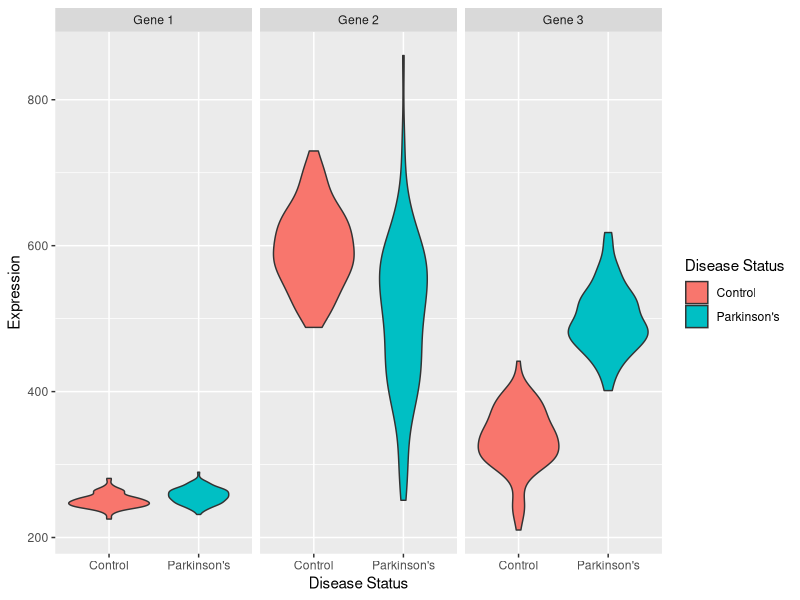
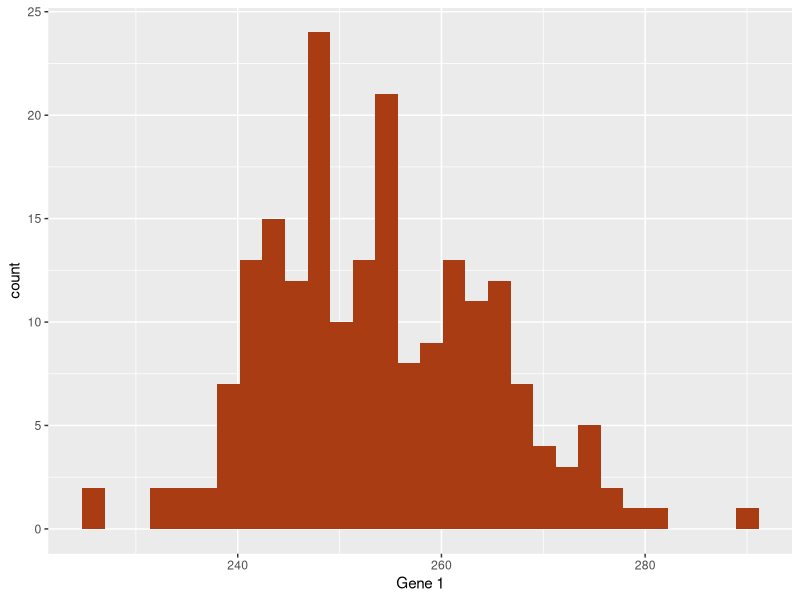
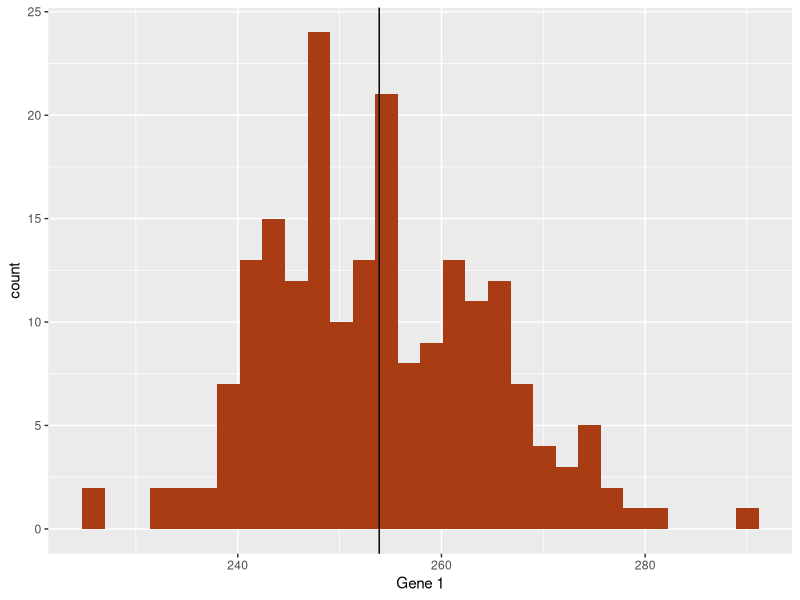
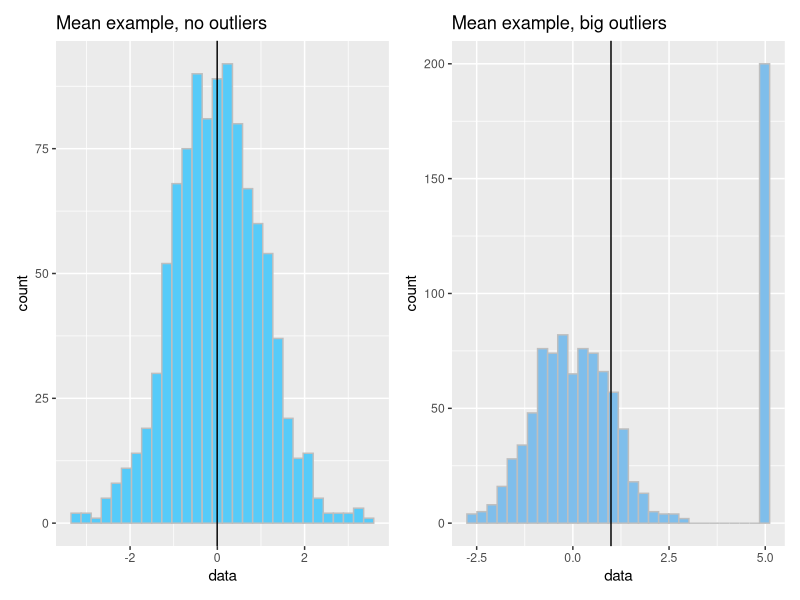
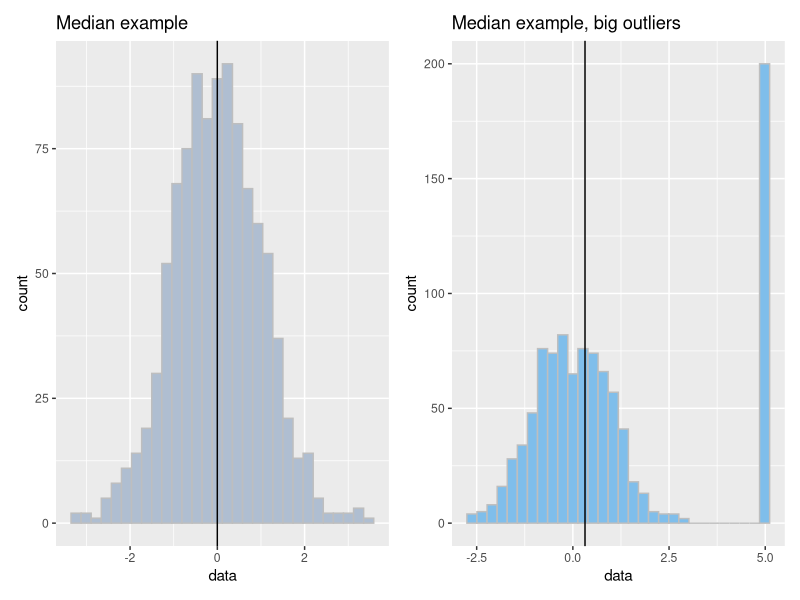
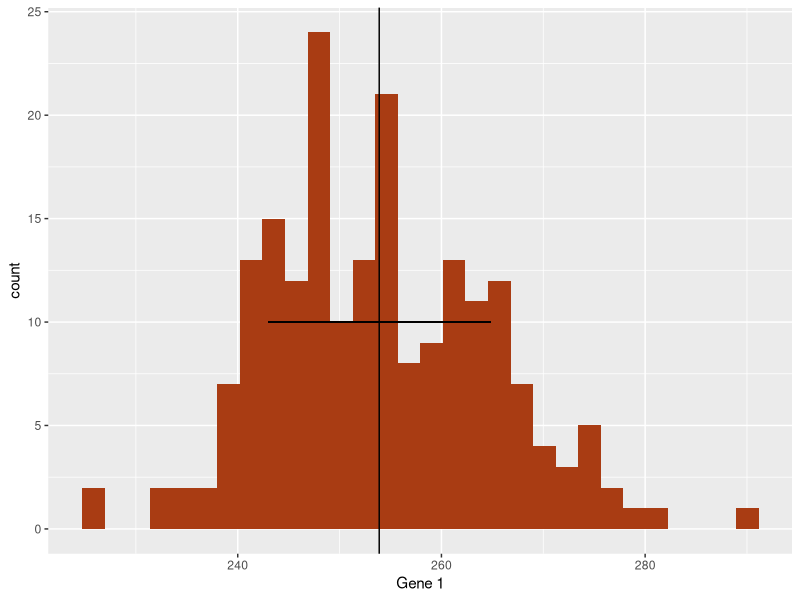
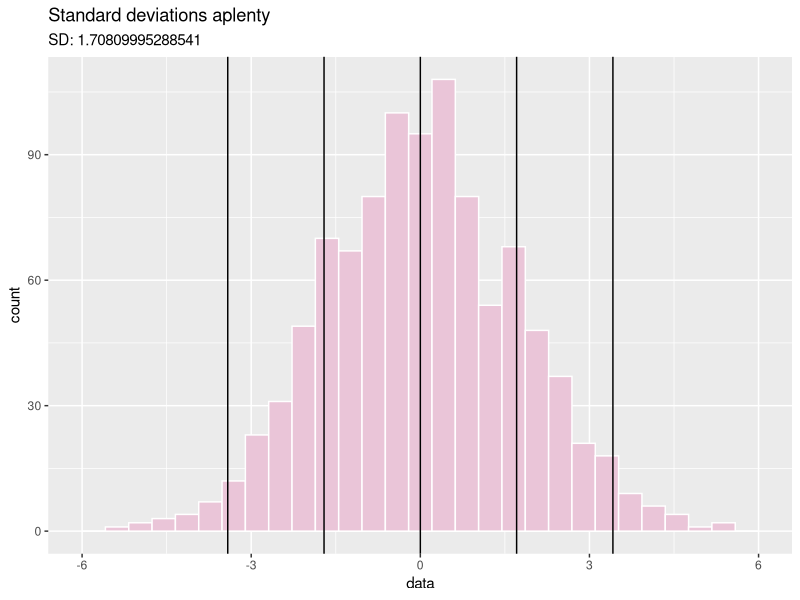
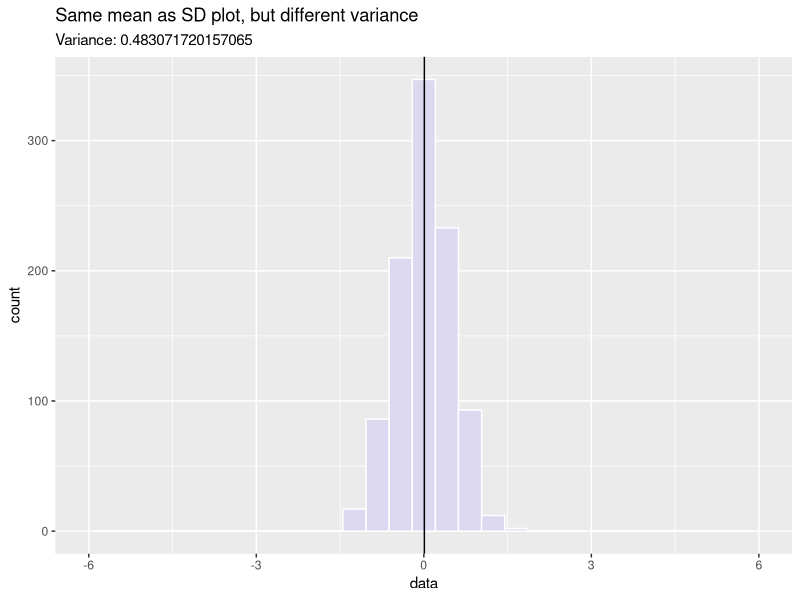

The R source for these figures, in order:
## ---- chunk 1
library(tidyverse)
## ---- chunk 2
set.seed(1337)
gene_exp <- tibble(
  sample_name = c(str_c("P",1:100), str_c("C",1:100)),
  `Disease Status` = factor(c(rep("Parkinson's",100),rep("Control",100))),
  `Gene 1` = c(rnorm(100,255,10), rnorm(100,250,10)),
  `Gene 2` = c(rnorm(100,520,100), rnorm(100,600,60)),
  `Gene 3` = c(rnorm(100,500,40), rnorm(100,330,40))
)
## ---- chunk 3
gene_exp
## ---- chunk 4
pivot_longer(
  gene_exp,
  c(`Gene 1`, `Gene 2`, `Gene 3`),
  names_to="Gene",
  values_to="Expression"
) %>% ggplot(
    aes(x=`Disease Status`,y=Expression,fill=`Disease Status`)
  ) +
  facet_wrap(vars(Gene)) +
  geom_violin()
## ---- chunk 5
ggplot(gene_exp, aes(x=`Gene 1`)) +
  geom_histogram(bins=30,fill="#a93c13")
## ---- chunk 6
ggplot(gene_exp, aes(x=`Gene 1`)) +
  geom_histogram(bins=30,fill="#a93c13") +
  geom_vline(xintercept=mean(gene_exp$`Gene 1`))
## ---- chunk 7
library(patchwork)
well_behaved_data <- tibble(data = rnorm(1000))
data_w_outliers <- tibble(data = c(rnorm(800), rep(5, 200))) # oops I add some outliers :^)

g_no_outlier <- ggplot(well_behaved_data, aes(x = data)) +
  geom_histogram(fill = "#56CBF9", color = "grey", bins = 30) +
  geom_vline(xintercept = mean(well_behaved_data$data)) +
  ggtitle("Mean example, no outliers")

g_outlier <- ggplot(data_w_outliers, aes(x = data)) +
  geom_histogram(fill = "#7FBEEB", color = "grey", bins = 30) +
  geom_vline(xintercept = mean(data_w_outliers$data)) +
  ggtitle("Mean example, big outliers")

g_no_outlier | g_outlier
## ---- chunk 8
g_no_outlier <- ggplot(well_behaved_data, aes(x = data)) +
  geom_histogram(fill = "#AFBED1", color = "grey", bins = 30) +
  geom_vline(xintercept = median(well_behaved_data$data)) +
  ggtitle("Median example")

g_outlier <- ggplot(data_w_outliers, aes(x = data)) +
  geom_histogram(fill = "#7FBEEB", color = "grey", bins = 30) +
  geom_vline(xintercept = median(data_w_outliers$data)) +
  ggtitle("Median example, big outliers")

g_no_outlier | g_outlier
## ---- chunk 9
g1_mean <- mean(gene_exp$`Gene 1`)
g1_sd <- sd(gene_exp$`Gene 1`)
ggplot(gene_exp, aes(x=`Gene 1`)) +
  geom_histogram(bins=30,fill="#a93c13") +
  geom_vline(xintercept=g1_mean) +
  geom_segment(x=g1_mean-g1_sd, y=10, xend=g1_mean+g1_sd, yend=10)
## ---- chunk 10
data <- tibble(data = c(rnorm(1000, sd=1.75)))
ggplot(data, aes(x = data)) +
  geom_histogram(fill = "#EAC5D8", color = "white", bins = 30) +
  geom_vline(xintercept = c(-2, -1, 0, 1, 2) * sd(data$data)) +
  xlim(c(-6, 6)) +
  ggtitle("Standard deviations aplenty", paste("SD:", sd(data$data)))
## ---- chunk 11
data <- tibble(data = c(rnorm(1000, sd=0.5)))
ggplot(data, aes(x = data)) +
  geom_histogram(fill = "#DBD8F0", color = "white", bins = 30) +
  geom_vline(xintercept = mean(data$data)) +
  xlim(c(-6, 6)) +
  ggtitle("Same mean as SD plot, but different variance",
          paste("Variance:", sd(data$data)))
## ---- chunk 12
g1_mean <- mean(gene_exp$`Gene 1`)
g1_sd <- sd(gene_exp$`Gene 1`)
ggplot(gene_exp, aes(x=`Gene 1`)) +
  geom_histogram(
    aes(y=after_stat(density)),
    bins=30,
    fill="#a93c13"
  ) +
  stat_function(fun=dnorm, args = list(mean=g1_mean, sd=g1_sd), size=2)
## ---- chunk 13
g_norm <- ggplot(tibble(data = rnorm(5000)), aes(x = data)) +
  geom_histogram(fill = "#D0FCB3", bins = 50, color = "gray") +
  ggtitle("Normal distribution", "rnorm(n = 1000)")

g_unif <- ggplot(tibble(data = runif(5000)), aes(x = data)) +
  geom_histogram(fill = "#271F30", bins = 50, color = "white") +
  ggtitle("Uniform distribution", "runif(n = 1000)")

g_logistic <- ggplot(tibble(data = rlogis(5000)), aes(x = data)) +
  geom_histogram(fill = "#9BC59D", bins = 50, color = "black") +
  ggtitle("Logistic distribution", "rlogis(n = 1000)")

g_exp <- ggplot(tibble(data = rexp(5000, rate = 1)), aes(x = data)) +
  geom_histogram(fill = "#6C5A49", bins = 50, color = "white") +
  ggtitle("Exponential distribution", "rexp(n = 1000, rate = 1)")

(g_norm | g_unif) / (g_logistic | g_exp)
## ---- chunk 14
library(ggbeeswarm)
ggplot(gene_exp, aes(x=`Disease Status`, y=`Gene 3`, color=`Disease Status`)) +
  geom_beeswarm()
## ---- chunk 15
exp_summ <- pivot_longer(
  gene_exp,
  c(`Gene 3`)
) %>%
  group_by(`Disease Status`) %>%
  summarize(mean=mean(value),sd=sd(value))

pd_mean <- filter(exp_summ, `Disease Status` == "Parkinson's")$mean
c_mean <- filter(exp_summ, `Disease Status` == "Control")$mean

ggplot(gene_exp, aes(x=`Gene 3`, fill=`Disease Status`)) +
  geom_histogram(bins=20, alpha=0.6,position="identity") +
  annotate("segment", x=c_mean, xend=pd_mean, y=20, yend=20, arrow=arrow(ends="both", angle=90)) +
  annotate("text", x=mean(c(c_mean,pd_mean)), y=21, hjust=0.5, label="How different?")
## ---- chunk 16
pd_mean - c_mean
## ---- chunk 17
ggplot(gene_exp, aes(x=`Disease Status`, y=`Gene 3`, color=`Disease Status`)) +
  geom_beeswarm() +
  annotate("segment", x=0, xend=3, y=2*c_mean-pd_mean, yend=2*pd_mean-c_mean)
## ---- chunk 18
fit <- lm(`Gene 3` ~ `Disease Status`, data=gene_exp)
fit
## ---- chunk 19
summary(fit)
## ---- chunk 20
pd_mean <- mean(filter(gene_exp,`Disease Status`=="Parkinson's")$`Gene 1`)
c_mean <- mean(filter(gene_exp,`Disease Status`=="Control")$`Gene 1`)
g1 <- ggplot(gene_exp, aes(x=`Disease Status`, y=`Gene 1`, color=`Disease Status`)) +
  geom_beeswarm() +
  annotate("segment", x=0, xend=3, y=2*c_mean-pd_mean, yend=2*pd_mean-c_mean) +
  theme(legend.position="none")

pd_mean <- mean(filter(gene_exp,`Disease Status`=="Parkinson's")$`Gene 2`)
c_mean <- mean(filter(gene_exp,`Disease Status`=="Control")$`Gene 2`)
g2 <- ggplot(gene_exp, aes(x=`Disease Status`, y=`Gene 2`, color=`Disease Status`)) +
  geom_beeswarm() +
  annotate("segment", x=0, xend=3, y=2*c_mean-pd_mean, yend=2*pd_mean-c_mean) +
  theme(legend.position="none")

pd_mean <- mean(filter(gene_exp,`Disease Status`=="Parkinson's")$`Gene 3`)
c_mean <- mean(filter(gene_exp,`Disease Status`=="Control")$`Gene 3`)
g3 <- ggplot(gene_exp, aes(x=`Disease Status`, y=`Gene 3`, color=`Disease Status`)) +
  geom_beeswarm() +
  annotate("segment", x=0, xend=3, y=2*c_mean-pd_mean, yend=2*pd_mean-c_mean) +
  theme(legend.position="none")
g1 | g2 | g3
## ---- chunk 21
fit1 <- lm(`Gene 1` ~ `Disease Status`, data=gene_exp)
fit2 <- lm(`Gene 2` ~ `Disease Status`, data=gene_exp)
fit3 <- lm(`Gene 3` ~ `Disease Status`, data=gene_exp)

gene_stats <- as.data.frame(rbind(
  c("Gene 1",coefficients(fit1),summary(fit1)$coefficients[2,4]),
  c("Gene 2",coefficients(fit2),summary(fit2)$coefficients[2,4]),
  c("Gene 3",coefficients(fit3),summary(fit3)$coefficients[2,4])
))
colnames(gene_stats) <- c("Gene","Intercept","Parkinson's","pvalue")
gene_stats$padj <- p.adjust(gene_stats$pvalue,method="fdr")
gene_stats
